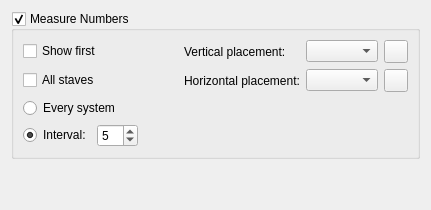
      <widget class="QWidget" name="PageMeasureNumbers">
       <layout class="QVBoxLayout" name="verticalLayout_44">
        <item>
         <widget class="QGroupBox" name="showMeasureNumber">
          <property name="title">
           <string>Measure Numbers</string>
          </property>
          <property name="checkable">
           <bool>true</bool>
          </property>
          <property name="checked">
           <bool>true</bool>
          </property>
          <layout class="QGridLayout" name="_2">
           <item row="0" column="0">
            <widget class="QCheckBox" name="showFirstMeasureNumber">
             <property name="text">
              <string>Show first</string>
             </property>
            </widget>
           </item>
           <item row="1" column="0">
            <widget class="QCheckBox" name="showAllStavesMeasureNumber">
             <property name="text">
              <string>All staves</string>
             </property>
            </widget>
           </item>
           <item row="1" column="5">
            <widget class="QComboBox" name="measureNumberHPlacement"/>
           </item>
           <item row="2" column="2">
            <spacer name="horizontalSpacer_18">
             <property name="orientation">
              <enum>Qt::Horizontal</enum>
             </property>
             <property name="sizeHint" stdset="0">
              <size>
               <width>40</width>
               <height>20</height>
              </size>
             </property>
            </spacer>
           </item>
           <item row="1" column="4">
            <widget class="QLabel" name="label_93">
             <property name="text">
              <string>Horizontal placement:</string>
             </property>
            </widget>
           </item>
           <item row="0" column="5">
            <widget class="QComboBox" name="measureNumberVPlacement"/>
           </item>
           <item row="4" column="0" colspan="2">
            <layout class="QHBoxLayout" name="horizontalLayout_8">
             <item>
              <widget class="QRadioButton" name="showIntervalMeasureNumber">
               <property name="text">
                <string>Interval:</string>
               </property>
               <property name="checked">
                <bool>true</bool>
               </property>
              </widget>
             </item>
             <item>
              <widget class="QSpinBox" name="intervalMeasureNumber">
               <property name="minimum">
                <number>1</number>
               </property>
               <property name="value">
                <number>5</number>
               </property>
              </widget>
             </item>
            </layout>
           </item>
           <item row="2" column="0">
            <widget class="QRadioButton" name="showEverySystemMeasureNumber">
             <property name="text">
              <string>Every system</string>
             </property>
            </widget>
           </item>
           <item row="0" column="4">
            <widget class="QLabel" name="label_921">
             <property name="text">
              <string>Vertical placement:</string>
             </property>
            </widget>
           </item>
           <item row="0" column="6">
            <widget class="QToolButton" name="resetMeasureNumberVPlacement">
             <property name="icon">
              <iconset resource="musescore.qrc">
               <normaloff>:/data/icons/edit-reset.svg</normaloff>:/data/icons/edit-reset.svg</iconset>
             </property>
            </widget>
           </item>
           <item row="1" column="6">
            <widget class="QToolButton" name="resetMeasureNumberHPlacement">
             <property name="icon">
              <iconset resource="musescore.qrc">
               <normaloff>:/data/icons/edit-reset.svg</normaloff>:/data/icons/edit-reset.svg</iconset>
             </property>
            </widget>
           </item>
          </layout>
         </widget>
        </item>
        <item>
         <spacer name="verticalSpacer_27">
          <property name="orientation">
           <enum>Qt::Vertical</enum>
          </property>
          <property name="sizeHint" stdset="0">
           <size>
            <width>20</width>
            <height>40</height>
           </size>
          </property>
         </spacer>
        </item>
       </layout>
      </widget>
